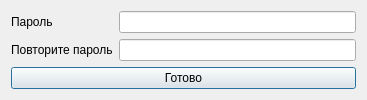
<?xml version="1.0" encoding="UTF-8"?>
<ui version="4.0">
 <class>RecDialog</class>
 <widget class="QDialog" name="RecDialog">
  <property name="geometry">
   <rect>
    <x>0</x>
    <y>0</y>
    <width>367</width>
    <height>95</height>
   </rect>
  </property>
  <property name="windowTitle">
   <string>Смена пароля</string>
  </property>
  <layout class="QVBoxLayout" name="verticalLayout">
   <item>
    <layout class="QFormLayout" name="formLayout">
     <item row="0" column="0">
      <widget class="QLabel" name="label">
       <property name="text">
        <string>Пароль</string>
       </property>
      </widget>
     </item>
     <item row="0" column="1">
      <widget class="QLineEdit" name="passwdLine">
       <property name="echoMode">
        <enum>QLineEdit::Password</enum>
       </property>
      </widget>
     </item>
     <item row="1" column="0">
      <widget class="QLabel" name="label_2">
       <property name="text">
        <string>Повторите пароль</string>
       </property>
      </widget>
     </item>
     <item row="1" column="1">
      <widget class="QLineEdit" name="passwdRepLine">
       <property name="echoMode">
        <enum>QLineEdit::Password</enum>
       </property>
      </widget>
     </item>
    </layout>
   </item>
   <item>
    <widget class="QPushButton" name="doneBtn">
     <property name="text">
      <string>Готово</string>
     </property>
    </widget>
   </item>
  </layout>
 </widget>
 <resources/>
 <connections/>
</ui>
